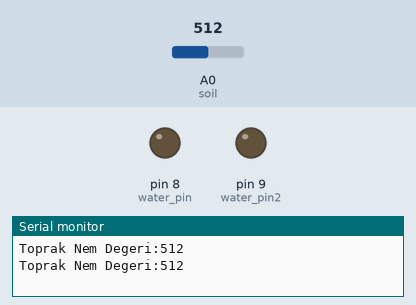
This sketch was run on a simulated Arduino Uno, built with avr-gcc and run on an emulated ATmega328P. Parts: output pins drawn as LEDs (lit = HIGH), the last lines printed to the serial monitor. The inputs (shaded band) are chosen by the test bench; at power-on: A0 (soil) = 512.

Above: at 1.8 s.
1.9 s: A0 (soil) set to 413
3.4 s: A0 (soil) set to 387
At 5.2 s:
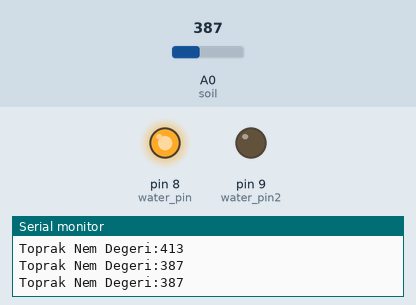
5.5 s: A0 (soil) set to 410
At 7.0 s:
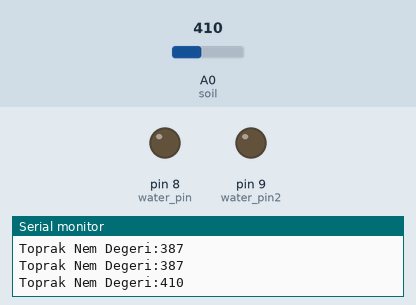
7.5 s: A0 (soil) set to 390
At 8.5 s:
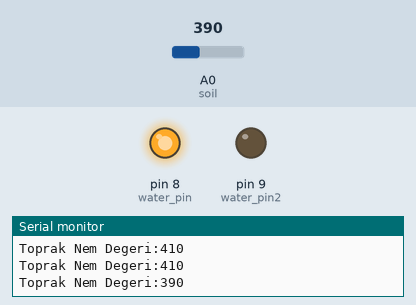
Timing chart, 0 to 10.5 s (numbered marks = the images above; inputs shaded):
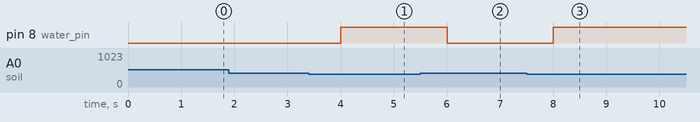

The sketch:

bitki_sulama.ino
```cpp
const int soil = A0;       // soil pin
const int water_pin = 8;   //IN1
const int water_pin2 = 9;  //IN2
int soil_deger;            // toprak değerini ölçmek için

void setup() {
  Serial.begin(9600);
  pinMode(water_pin, OUTPUT);
  pinMode(water_pin2, OUTPUT);
  //pinMode(trig, OUTPUT);
  //pinMode(echo, INPUT);
}

void loop() {
  soil_deger = analogRead(soil);
  Serial.print("Toprak Nem Degeri:");
  Serial.println(soil_deger);

  if (soil_deger <400) {
    digitalWrite(water_pin, HIGH);
    digitalWrite(water_pin2, LOW);

  } else {
    digitalWrite(water_pin, LOW);
    digitalWrite(water_pin2, LOW);
  }
  delay(1000);
}
```

Measured:
- the behaviour switches between 400 and 399 on A0 (soil) (found by bisection; images 0 and 1)
- after the input at 3.4 s, pin 8 (water_pin): LOW → HIGH after 0.60 s
- after the input at 5.5 s, pin 8 (water_pin): HIGH → LOW after 0.50 s
- after the input at 7.5 s, pin 8 (water_pin): LOW → HIGH after 0.50 s
